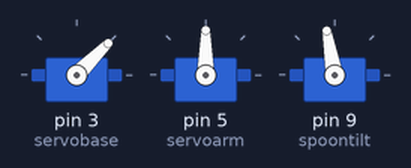
This sketch was run on a simulated Arduino Uno, built with avr-gcc and run on an emulated ATmega328P. On the bench: 3 × servo.

Above: at 0.1 s.
At 7.3 s:
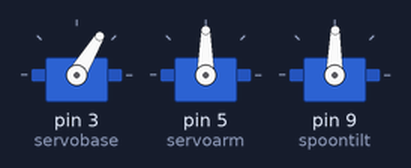
At 20.4 s:
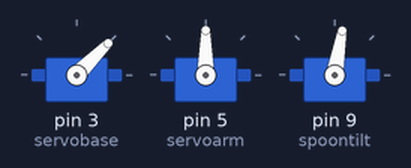
At 35.7 s:
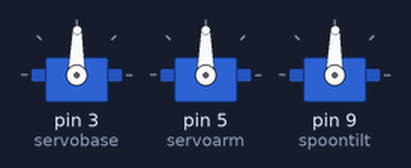
Timing chart, 0 to 37.2 s (numbered marks = the images above):
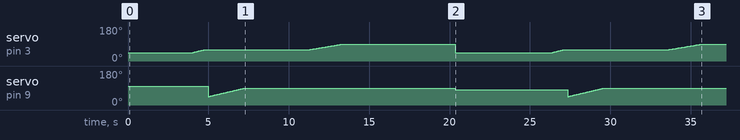

The sketch:

servos.ino
```cpp
/**
***************************************
Code adapted from:

Dejan Nedelkovski,
www.HowToMechatronics.com

            &

https://docs.arduino.cc/learn/electronics/servo-motors


***************************************
**/


//NOTE: place arm to right of user
#include <Servo.h>
int dist;
double time;

Servo servobase;
Servo servoarm;
//Servo servorotate;
Servo spoontilt;

void setup() {
  // put your setup code here, to run once:
  servobase.attach(3);
  servobase.write(45); // 0 is to right if standing behind arm

  servoarm.attach(5);
  servoarm.write(90); //180 is pointing up

  //servorotate.attach(6);
  //servorotate.write(0);

  spoontilt.attach(9);
  spoontilt.write(100); // 0 is facing toward ground


Serial.begin(9600);
pinMode(7,OUTPUT);  //Trig
pinMode(8,INPUT);   //Echo
}

void loop() {


  // put your main code here, to run repeatedly:

for (int i =90; i < 20; i--) {
  servoarm.write(i);  // Go down to bowl level
  delay(50);
}
  delay(2000);
  for (int j =100; j < 45; j--) {
  spoontilt.write(j); //Tilt spoon down
  //servorotate.write(i);  //Turn spoon back
  delay(70);
  }
  delay(2000);

   for (int k =45;k <60;k++) {
     servobase.write(k);  //Scoop
     delay(50);
   }
   delay(250);


  for (int m =45;m <90;m++) {
  //servorotate.write(m);  // Turn spoon back upright
  spoontilt.write(m);    //Tilt spoon up
  delay(50);
  }
  delay(2000);

for (int z = 100; z < 20; z--) {
servoarm.write(z);  // Raise arm until in range of face
delay(100);
}


  delay(2000);
  for (int n = 60; n < 90;n++) {
  servobase.write(n); //Move spoon to mouth and wait for 7s
  delay(70);
  }
  delay(7000);


  //Reset all to inital position and start again

  servobase.write(45);
  servoarm.write(90);
  spoontilt.write(80);
  //servorotate.write(0);
  delay(2000);
}
```
